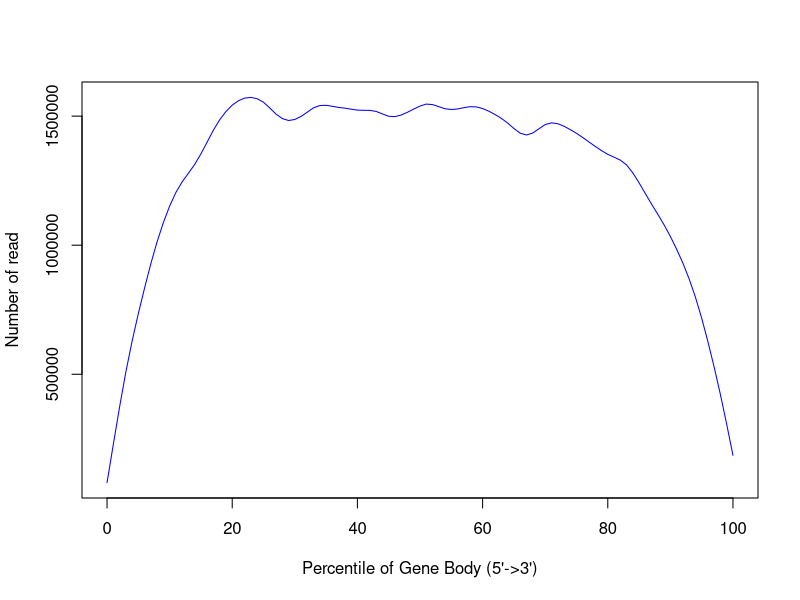

Source code (R):
png('/rds/user/is460/hpc-work/muscle-rnaseq/ezbamqc/output/figs/srpk3_wt_ttnb_het_3.geneBodyCoverage.png',width=500,height=500,units='px')
x=c(0,1,2,3,4,5,6,7,8,9,10,11,12,13,14,15,16,17,18,19,20,21,22,23,24,25,26,27,28,29,30,31,32,33,34,35,36,37,38,39,40,41,42,43,44,45,46,47,48,49,50,51,52,53,54,55,56,57,58,59,60,61,62,63,64,65,66,67,68,69,70,71,72,73,74,75,76,77,78,79,80,81,82,83,84,85,86,87,88,89,90,91,92,93,94,95,96,97,98,99,100)
y=c(78896,216122,373281,528306,631160,727072,822537,935904,1017557,1086439,1143354,1217455,1260137,1263160,1299923,1359851,1387133,1455809,1495023,1510279,1546759,1558520,1563678,1583778,1557966,1565969,1539509,1499135,1480223,1481824,1486092,1497667,1505722,1547540,1547718,1546276,1527161,1527567,1542003,1525928,1516401,1516409,1527014,1535035,1507660,1487196,1491448,1507587,1517322,1522946,1535409,1557548,1560101,1525890,1521356,1524736,1521771,1536033,1540010,1540483,1527618,1518795,1503343,1491469,1479559,1467136,1417902,1412631,1430957,1448072,1481594,1484907,1468615,1455208,1444539,1437653,1418368,1396844,1382381,1369026,1348352,1322872,1342927,1322833,1282857,1236562,1198986,1148830,1119697,1086483,1031660,982014,927590,872302,804084,719778,620245,526665,425422,312600,176283)
smoothsp = smooth.spline(x,y,spar=0.35)
plot(smoothsp,type="l",col="blue",xlab="Percentile of Gene Body (5'->3')",ylab="Number of read",xlim=c(0,100))
dev.state = dev.off()
